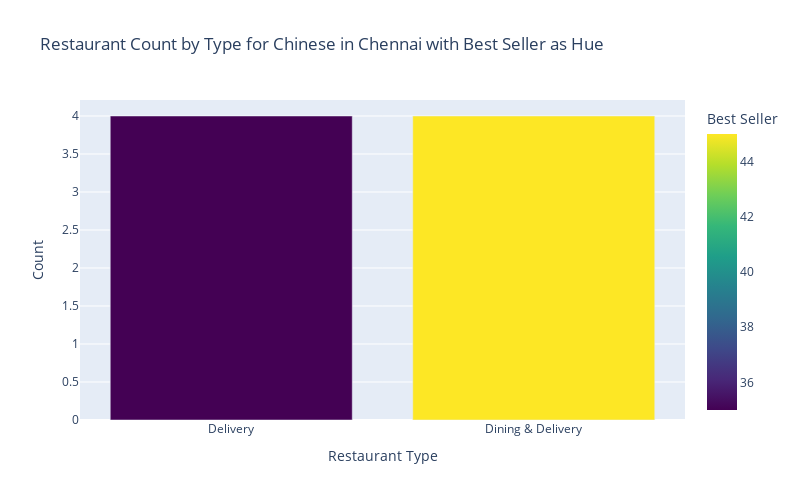

The notebook cell this image was saved under:
### Code cell
# plot restaurant type vs restaurant count with best_seller as hue

# group by restaurant type
biryani_restaurant_type_counts = df_chennai_chinese.groupby('restaurant_type')['restaurant_name'].nunique().reset_index()

# add a new column for total votes
biryani_restaurant_type_counts['best_seller'] = df_chennai_chinese.groupby('restaurant_type')['best_seller'].sum().values

# create bar plot
fig = px.bar(biryani_restaurant_type_counts, x='restaurant_type', y='restaurant_name',
             color='best_seller', color_continuous_scale='Viridis',
             labels={'restaurant_type': 'Restaurant Type', 'restaurant_name': 'Count', 'best_seller': 'Best Seller'},
             title='Restaurant Count by Type for Chinese in Chennai with Best Seller as Hue')

# order in descending
fig.update_xaxes(categoryorder='total descending')

# set the plot size
fig.update_layout(width=800, height=500)

# show the plot
fig.show()

### Figure 1 — Plotly figure (JSON) as saved in the notebook; plotly's stock layout.template omitted (floating-point values rounded to 4 significant figures)
{"data": [{"alignmentgroup": "True", "hovertemplate": "Restaurant Type=%{x}<br>Count=%{y}<br>Best Seller=%{marker.color}<extra></extra>", "legendgroup": "", "marker": {"color": [35, 45], "coloraxis": "coloraxis", "pattern": {"shape": ""}}, "name": "", "offsetgroup": "", "orientation": "v", "showlegend": false, "textposition": "auto", "type": "bar", "x": ["Delivery", "Dining & Delivery"], "xaxis": "x", "y": [4, 4], "yaxis": "y"}], "layout": {"barmode": "relative", "coloraxis": {"colorbar": {"title": {"text": "Best Seller"}}, "colorscale": [[0, "#440154"], [0.1111, "#482878"], [0.2222, "#3e4989"], [0.3333, "#31688e"], [0.4444, "#26828e"], [0.5556, "#1f9e89"], [0.6667, "#35b779"], [0.7778, "#6ece58"], [0.8889, "#b5de2b"], [1, "#fde725"]]}, "height": 500, "legend": {"tracegroupgap": 0}, "title": {"text": "Restaurant Count by Type for Chinese in Chennai with Best Seller as Hue"}, "width": 800, "xaxis": {"anchor": "y", "autorange": true, "categoryorder": "total descending", "domain": [0, 1], "range": [-0.5, 1.5], "title": {"text": "Restaurant Type"}, "type": "category"}, "yaxis": {"anchor": "x", "autorange": true, "domain": [0, 1], "range": [0, 4.211], "title": {"text": "Count"}, "type": "linear"}}}
